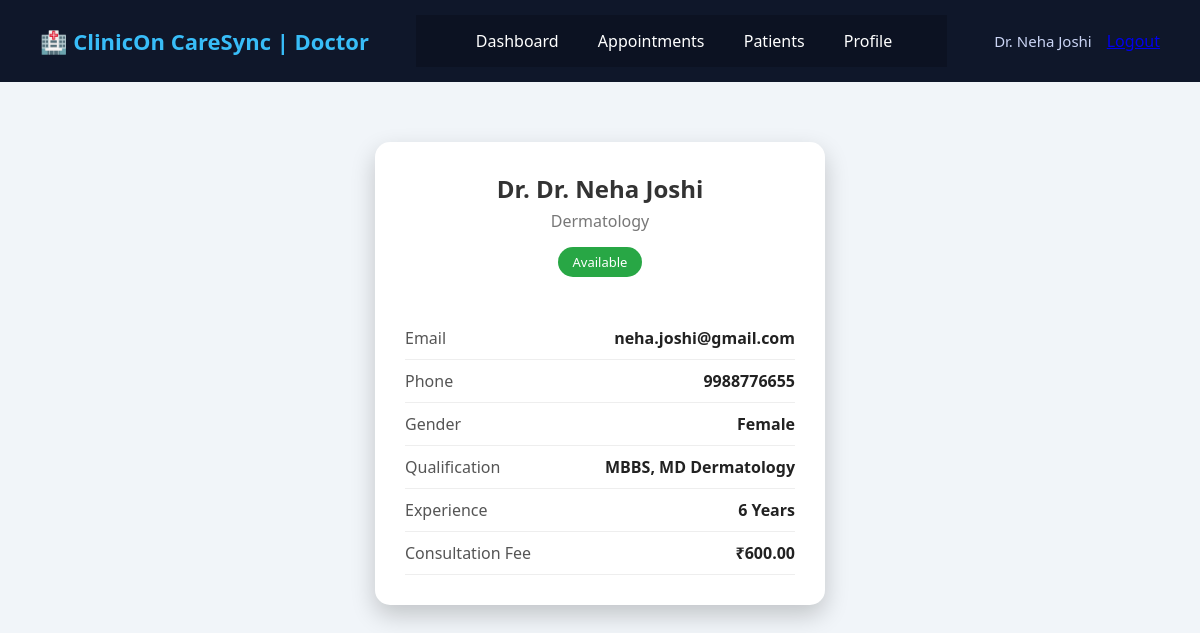
/app/doctor_profile/ (signed in), run on the app's committed database.
### app1/models.py (models this page shows, shortened)
class doctor(models.Model):
    name = models.CharField(max_length=100)
    email = models.EmailField(unique=True)
    password = models.CharField(max_length=100)
    gender = models.CharField(max_length=10)
    phone = models.CharField(max_length=15)
    department = models.CharField(max_length=100)
    qualification = models.CharField(max_length=100)
    experience = models.IntegerField()
    fees = models.DecimalField(max_digits=8, decimal_places=2, null=True, blank=True)
    availability = models.BooleanField(default=True)

### app1/views.py (the view)
# urls.py: path('doctor_profile/',doctor_profile, name='doctor_profile'),
def doctor_profile(request):
    doctor_id = request.session.get('doctor_id')  # from login session
    doc = get_object_or_404(doctor, id=doctor_id)
    return render(request, 'doctor/profile.html', {'doctor': doc})

### app1/templates/doctor/profile.html (shortened to what this page needs)
{% extends "doctor/navigation.html" %}
{% block content %}
<!DOCTYPE html>
<html>
<head>
</head>
<body>
<div class="profile-card">
    <h2>Dr. {{ doctor.name }}</h2>
    <p>{{ doctor.department }}</p>
    {% if doctor.availability %}
        <div class="status available">Available</div>
    {% else %}
        <div class="status not-available">Not Available</div>
    {% endif %}
    <div class="details">
        <div class="detail-row">
            <span>Email</span>
            <strong>{{ doctor.email }}</strong>
        </div>
        <div class="detail-row">
            <span>Phone</span>
            <strong>{{ doctor.phone }}</strong>
        </div>
        <div class="detail-row">
            <span>Gender</span>
            <strong>{{ doctor.gender }}</strong>
        </div>
        <div class="detail-row">
            <span>Qualification</span>
            <strong>{{ doctor.qualification }}</strong>
        </div>
        <div class="detail-row">
            <span>Experience</span>
            <strong>{{ doctor.experience }} Years</strong>
        </div>
        <div class="detail-row">
            <span>Consultation Fee</span>
            <strong>₹{{ doctor.fees }}</strong>
        </div>
    </div>
</div>
</body>
</html>
{% endblock content %}

### app1/templates/doctor/navigation.html (shortened to what this page needs)
{% load static %}
<!DOCTYPE html>
<html lang="en">
<head>
<link rel="stylesheet" href={% static "CSS/doctor/navigation.css" %}>
</head>
<body>
<header class="header">
    <div class="logo">🏥 ClinicOn CareSync
 | Doctor</div>
    <nav class="navbar">
        <a href="{% url "doctor_dashboard" %}">Dashboard</a>
        <a href="{% url 'doctor_appointments' %}">Appointments</a>
        <a href="{% url "doctor_patients_perticular" %}">Patients</a>
        <a href="{% url "doctor_profile" %}">Profile</a>
    </nav>
   <div class="header-right">
    <span class="doctor-name">
     {{ request.session.doctor_name }}
    </span>
    <a href="{% url 'doctor_logout' %}">Logout</a>
</div>
</header>
{% block content %}
{% endblock content %}
</body>
</html>

### app1/static/CSS/doctor/navigation.css (style rules this page uses)
* { margin:0; padding:0; box-sizing:border-box; font-family: 'Segoe UI', sans-serif; }
body { background:#f1f5f9; }
.header { display:flex; justify-content:space-between; align-items:center; background:#0f172a; padding:15px 40px; color:#fff; position:sticky; top:0; }
.logo { font-size:22px; font-weight:bold; color:#38bdf8; }
.navbar a { color:#e2e8f0; text-decoration:none; margin:0 15px; font-size:16px; transition:0.3s; }
.header-right { display:flex; align-items:center; gap:15px; }
.doctor-name { font-size:15px; color:#cbd5f5; }

### data on the page
doctor: session.doctor_name "Dr. Neha Joshi", name "Dr. Neha Joshi", department "Dermatology", email "neha.joshi@gmail.com", phone "9988776655", gender "Female", qualification "MBBS, MD Dermatology", experience "6", fees "600.00"
